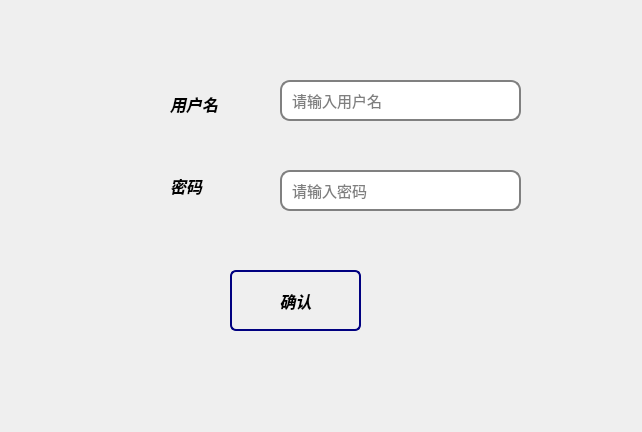
<?xml version="1.0" encoding="UTF-8"?>
<ui version="4.0">
 <class>RegisterDialog</class>
 <widget class="QDialog" name="RegisterDialog">
  <property name="geometry">
   <rect>
    <x>0</x>
    <y>0</y>
    <width>642</width>
    <height>432</height>
   </rect>
  </property>
  <property name="windowTitle">
   <string>Sign_up</string>
  </property>
  <widget class="QPushButton" name="pushButton">
   <property name="geometry">
    <rect>
     <x>230</x>
     <y>270</y>
     <width>131</width>
     <height>61</height>
    </rect>
   </property>
   <property name="font">
    <font>
     <pointsize>12</pointsize>
     <italic>true</italic>
     <bold>true</bold>
    </font>
   </property>
   <property name="styleSheet">
    <string notr="true">QPushButton {
     border: 2px solid #8f8f91;
     border-radius: 6px;
     background-color: qlineargradient(x1: 0, y1: 0, x2: 0, y2: 1,
                                       stop: 0#00ff7f, stop: 1 #dadbde);
     min-width: 80px;

 }

 QPushButton:pressed {
     background-color: qlineargradient(x1: 0, y1: 0, x2: 0, y2: 1,
                                       stop: 0 #ff9b43, stop: 1 #f6f7fa);
 }

 QPushButton:flat {
     border: none; /* no border for a flat push button */
 }

 QPushButton:default {
     border-color: navy; /* make the default button prominent */
 }</string>
   </property>
   <property name="text">
    <string>确认</string>
   </property>
  </widget>
  <widget class="QLabel" name="label">
   <property name="geometry">
    <rect>
     <x>170</x>
     <y>88</y>
     <width>91</width>
     <height>31</height>
    </rect>
   </property>
   <property name="font">
    <font>
     <pointsize>12</pointsize>
     <italic>true</italic>
     <bold>true</bold>
    </font>
   </property>
   <property name="text">
    <string>用户名</string>
   </property>
  </widget>
  <widget class="QLabel" name="label_2">
   <property name="geometry">
    <rect>
     <x>170</x>
     <y>170</y>
     <width>91</width>
     <height>31</height>
    </rect>
   </property>
   <property name="font">
    <font>
     <pointsize>12</pointsize>
     <italic>true</italic>
     <bold>true</bold>
    </font>
   </property>
   <property name="text">
    <string>密码</string>
   </property>
  </widget>
  <widget class="QLineEdit" name="usrLineEdit">
   <property name="geometry">
    <rect>
     <x>280</x>
     <y>80</y>
     <width>241</width>
     <height>41</height>
    </rect>
   </property>
   <property name="font">
    <font>
     <pointsize>11</pointsize>
    </font>
   </property>
   <property name="styleSheet">
    <string notr="true">QLineEdit {
     border: 2px solid gray;
     border-radius: 10px;
     padding: 0 8px;

     selection-background-color: darkgray;
 }</string>
   </property>
   <property name="placeholderText">
    <string>请输入用户名</string>
   </property>
  </widget>
  <widget class="QLineEdit" name="pwdLineEdit">
   <property name="geometry">
    <rect>
     <x>280</x>
     <y>170</y>
     <width>241</width>
     <height>41</height>
    </rect>
   </property>
   <property name="font">
    <font>
     <pointsize>11</pointsize>
    </font>
   </property>
   <property name="styleSheet">
    <string notr="true">QLineEdit {
     border: 2px solid gray;
     border-radius: 10px;
     padding: 0 8px;

     selection-background-color: darkgray;
 }</string>
   </property>
   <property name="echoMode">
    <enum>QLineEdit::EchoMode::Password</enum>
   </property>
   <property name="placeholderText">
    <string>请输入密码</string>
   </property>
  </widget>
 </widget>
 <resources/>
 <connections/>
</ui>
